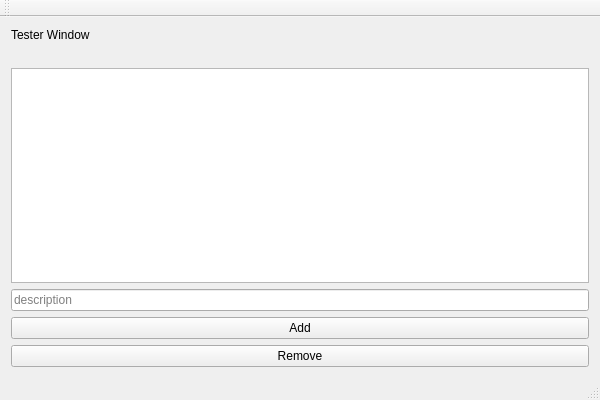
<?xml version="1.0" encoding="UTF-8"?>
<ui version="4.0">
 <class>TesterWindowClass</class>
 <widget class="QMainWindow" name="TesterWindowClass">
  <property name="geometry">
   <rect>
    <x>0</x>
    <y>0</y>
    <width>600</width>
    <height>400</height>
   </rect>
  </property>
  <property name="windowTitle">
   <string>TesterWindow</string>
  </property>
  <widget class="QWidget" name="centralWidget">
   <layout class="QVBoxLayout" name="verticalLayout">
    <item>
     <widget class="QLabel" name="label">
      <property name="text">
       <string>Tester Window</string>
      </property>
     </widget>
    </item>
    <item>
     <widget class="QLabel" name="tname">
      <property name="text">
       <string/>
      </property>
     </widget>
    </item>
    <item>
     <widget class="QTableView" name="issueTable"/>
    </item>
    <item>
     <widget class="QLineEdit" name="descriptionInput">
      <property name="placeholderText">
       <string>description</string>
      </property>
     </widget>
    </item>
    <item>
     <widget class="QPushButton" name="addBtn">
      <property name="text">
       <string>Add</string>
      </property>
     </widget>
    </item>
    <item>
     <widget class="QPushButton" name="removeBtn">
      <property name="text">
       <string>Remove</string>
      </property>
     </widget>
    </item>
   </layout>
  </widget>
  <widget class="QMenuBar" name="menuBar">
   <property name="geometry">
    <rect>
     <x>0</x>
     <y>0</y>
     <width>600</width>
     <height>21</height>
    </rect>
   </property>
  </widget>
  <widget class="QToolBar" name="mainToolBar">
   <attribute name="toolBarArea">
    <enum>TopToolBarArea</enum>
   </attribute>
   <attribute name="toolBarBreak">
    <bool>false</bool>
   </attribute>
  </widget>
  <widget class="QStatusBar" name="statusBar"/>
 </widget>
 <layoutdefault spacing="6" margin="11"/>
 <resources/>
 <connections/>
</ui>
